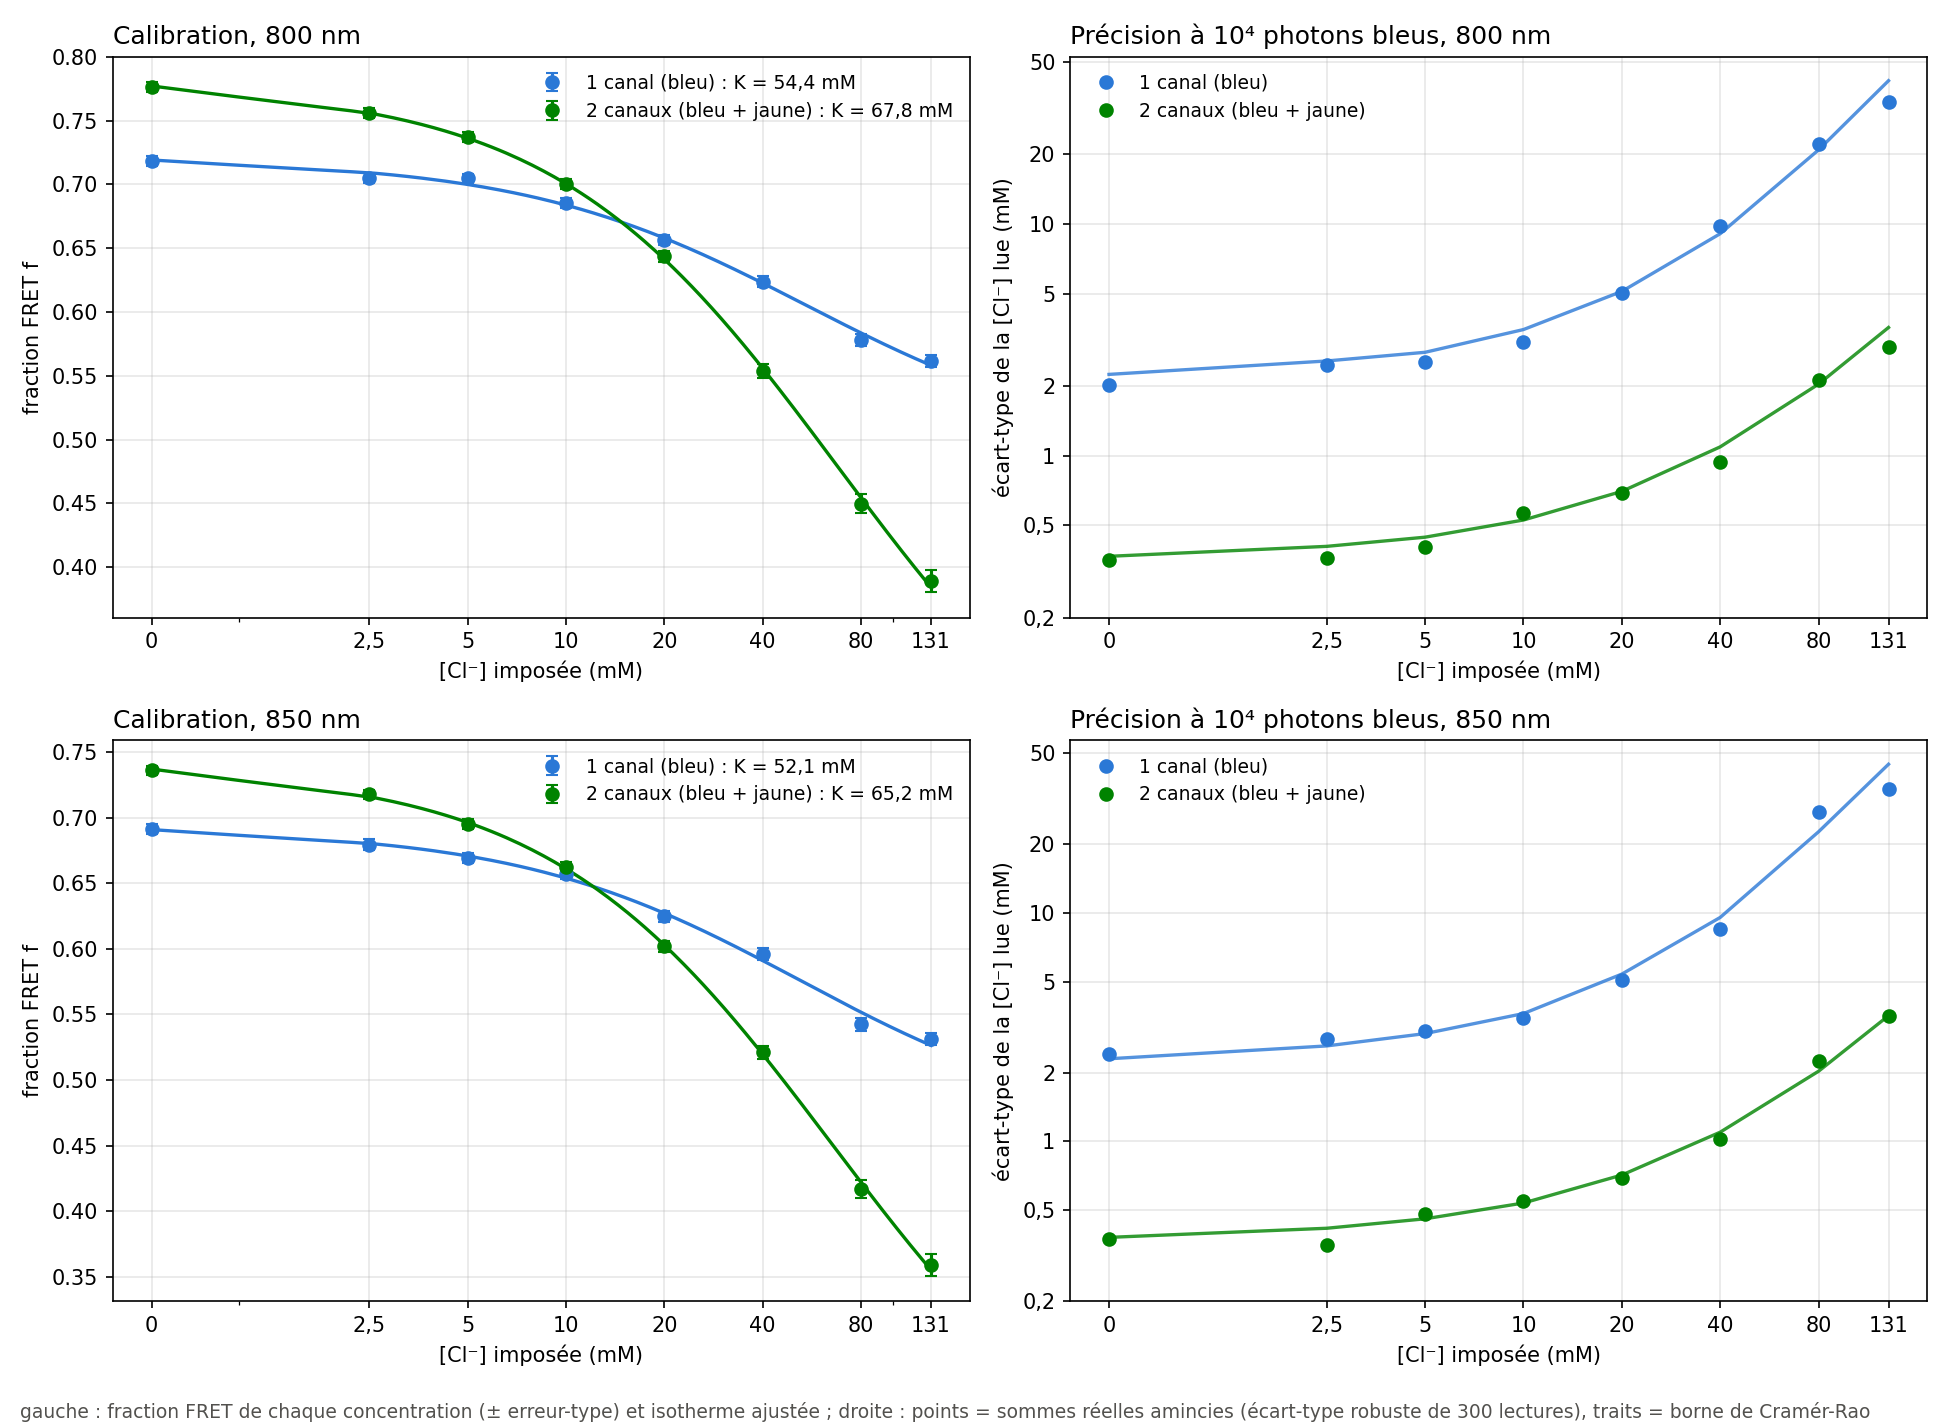

This chart was generated by the following Python code:
#!/usr/bin/env python3
"""
calibration_f_1_vs_2_canaux.py — calibration de SCLM avec le canal bleu seul contre avec les deux canaux, modèle
de sclm_hybride.py (une population FRET, variable f), titration du 2026-10-16, 800 et 850 nm.

1 canal  : ajustement des 8 déclins bleus seuls, τ1 et τD communs ; f, amplitude, fond et décalage par concentration :
               bleu = A [ f e^{-t/τ1} + (1 - f) e^{-t/τD} ] ⊗ IRF + fond
2 canaux : l'ajustement conjoint de sclm_hybride.fit_joint, même amplitude A dans les deux canaux :
               bleu  = A [ f e^{-t/τ1} + (1 - f) e^{-t/τD} ]
               jaune = A [ λ·donneur(t) + G f k (e^{-t/τ1} ⊛ e^{-t/τA}) + (k1 f + k0) e^{-t/τA} ],  k = 1/τ1 - 1/τD
Pour chacune : isotherme f(c) = fmin + (fmax - fmin)/(1 + c/K) sur les 8 fractions.

Mesure de [Cl⁻] : chaque somme (10 acquisitions) est amincie à N photons bleus (le jaune suit) ; f est lu avec les
constantes de sa calibration (maximum de vraisemblance de Poisson, amplitude libre, fond et décalage connus) puis
converti par son isotherme (valeurs négatives gardées). Écart-type robuste des lectures, borne de Cramér-Rao, écart
de la somme complète à l'isotherme.

(Recréé le 2026-11-24 : calibration_1_vs_2_canaux.py a depuis été réécrit pour le modèle α, β.)

Usage : python calibration_f_1_vs_2_canaux.py [--N 1e4] [--tirages 300]
Sorties : calibration_f_1_vs_2_canaux.png, calibration_f_1_vs_2_canaux_<λ>nm.csv, calibration_f_1_vs_2_canaux_parametres.csv
"""
import argparse
import os
import sys
sys.path.insert(0, os.path.dirname(os.path.abspath(__file__)))
import numpy as np
import pandas as pd
from scipy.optimize import least_squares, curve_fit
from scipy.optimize._numdiff import approx_derivative
import matplotlib
matplotlib.use('Agg')
import matplotlib.pyplot as plt

from sclm_hybride import load, fit_irf, fit_joint, Fine, CONC, Params, dev_resid, isotherm
from comparaison_canaux import bases, lire

COUL = {"1": "#2a78d6", "2": "#008300"}
NOM = {"1": "1 canal (bleu)", "2": "2 canaux (bleu + jaune)"}
BASE = 'calibration_f_1_vs_2_canaux'


def fit_bleu(d, irfp):
    """Calibration sur le canal bleu seul : τ1, τD communs ; décalage, amplitude, f et fond par concentration."""
    E = Fine(d['T'], d['NB'])
    NC = len(CONC)
    P = Params()
    P.add('t1', 0.5, 0.02, 3.0); P.add('tD', 3.75, 2.5, 6.0)            # mêmes bornes que l'ajustement conjoint
    for c in range(NC):
        P.add(f's1_{c}', 0.0, -0.3, 0.3); P.add(f'A{c}', d['B'][c].max() / d['DT'], 0, np.inf)
        P.add(f'f1_{c}', 0.4, 0, 1); P.add(f'bgB{c}', 300.0, 0, np.inf)
    w = d['win'][1]

    def resid(v):
        p = P.unpack(v)
        out = []
        for c in range(NC):
            E.set_irf(E.irf(irfp[1]['mu'] + p[f's1_{c}'], irfp[1]['sig'], irfp[1]['weights'], irfp[1]['taus']))
            m = p[f'A{c}'] * (p[f'f1_{c}'] * E.conv_exp(p['t1']) + (1 - p[f'f1_{c}']) * E.conv_exp(p['tD'])) + p[f'bgB{c}']
            out.append(dev_resid(d['B'][c][w], m[w]))
        return np.concatenate(out)
    r = least_squares(resid, P.start, bounds=P.bounds, x_scale='jac', max_nfev=20000, xtol=1e-14, ftol=1e-14, gtol=1e-12)
    dev = float(np.sum(r.fun ** 2)); dof = w.sum() * NC - len(r.x)
    J = approx_derivative(resid, r.x, method='3-point', bounds=P.bounds)
    cov = np.linalg.pinv(J.T @ J) * dev / dof
    return dict(P=P, x=r.x, p=P.unpack(r.x), cov=cov, dev=dev, dof=int(dof))


def isotherme_de(R):
    idx = {n: i for i, n in enumerate(R['P'].names)}
    f = np.array([R['p'][f'f1_{c}'] for c in range(len(CONC))])
    s = np.array([np.sqrt(R['cov'][idx[f'f1_{c}'], idx[f'f1_{c}']]) for c in range(len(CONC))])
    pp, cc = curve_fit(isotherm, CONC, f, p0=[f[0], 0.0, 60], sigma=s, bounds=([0, -0.5, 1], [1, 1, 1e4]))
    return dict(f=f, se=s, fmax=pp[0], fmin=pp[1], K=pp[2], se_K=float(np.sqrt(cc[2, 2])))


def main():
    ap = argparse.ArgumentParser()
    ap.add_argument('--N', type=float, default=1e4, help='photons bleus par acquisition')
    ap.add_argument('--tirages', type=int, default=300)
    a = ap.parse_args()
    ici = os.path.dirname(os.path.abspath(__file__))
    rng = np.random.default_rng(20261124)
    res, params, isos = {}, [], {}
    for lam in (800, 850):
        d = load(os.path.join(ici, f'irf_bruts_purs_{lam}nm.csv'))
        irfp = {1: fit_irf(d, 1, 2), 2: fit_irf(d, 2, 3)}
        w = d['win'][1]
        cal = {"1": fit_bleu(d, irfp), "2": fit_joint(d, irfp)}
        isos[lam] = {k: isotherme_de(R) for k, R in cal.items()}
        for k, R in cal.items():
            p, iso = R['p'], isos[lam][k]
            params.append(dict(longueur_onde=lam, calibration=NOM[k], tau1_ns=p['t1'], tauD_ns=p['tD'],
                               deviance_par_ddl=R['dev'] / R['dof'], f_0mM=iso['f'][0], f_131mM=iso['f'][-1],
                               fmax=iso['fmax'], fmin=iso['fmin'], K_mM=iso['K'], K_erreur_type=iso['se_K']))
            print(f"{lam} nm, {NOM[k]:24s} : τ1 = {p['t1']:.3f}, τD = {p['tD']:.3f} ns, déviance/ddl {R['dev'] / R['dof']:.1f} ; "
                  f"f {iso['f'][0]:.3f} → {iso['f'][-1]:.3f}, K = {iso['K']:.1f} ± {iso['se_K']:.1f} mM")
        lignes = []
        for ic, c in enumerate(CONC):
            yB, yY = d['B'][ic][w], d['Y'][ic][w]
            q = a.N / yB.sum()
            tirages = [(rng.binomial(yB.astype(np.int64), q).astype(float), rng.binomial(yY.astype(np.int64), q).astype(float))
                       for _ in range(a.tirages)]
            for k, R in cal.items():
                p, iso = dict(R['p']), isos[lam][k]
                if k == "1":                               # le jaune n'est pas lu : constantes jaunes sans effet
                    p.update(tA=3.0, lam=0.0, G=0.0, k1=0.0, k0=0.0, **{f's2_{ic}': 0.0, f'bgY{ic}': 0.0})
                b = {kk: v[w] for kk, v in bases(d, irfp, p, p[f's1_{ic}'], p[f's2_{ic}']).items()}
                bgB, bgY = np.full(w.sum(), p[f'bgB{ic}']), np.full(w.sum(), p[f'bgY{ic}'])
                lecteur = "bleu" if k == "1" else "deux"
                c_de = lambda f: iso['K'] * (iso['fmax'] - f) / (f - iso['fmin'])
                pente = (iso['fmax'] - iso['fmin']) / iso['K'] / (1 + c / iso['K']) ** 2
                ecart = c_de(lire(yB, yY, lecteur, b, bgB, bgY)) - c
                lus = np.array([c_de(lire(tB, tY, lecteur, b, q * bgB, q * bgY)) for tB, tY in tirages])
                lus = lus[np.isfinite(lus)]
                A, f0 = p[f'A{ic}'] * q, p[f'f1_{ic}']
                blocs = [(A * (b['uB'] + f0 * b['vB']) + q * bgB, np.c_[A * b['vB'], b['uB'] + f0 * b['vB']])]
                if k == "2":
                    blocs.append((A * (b['uY'] + f0 * b['vY']) + q * bgY, np.c_[A * b['vY'], b['uY'] + f0 * b['vY']]))
                I = sum((D.T / m) @ D for m, D in blocs)
                lignes.append(dict(longueur_onde=lam, cl_mM=c, calibration=NOM[k], N_bleu=a.N,
                                   ecart_type_robuste=(np.percentile(lus, 75) - np.percentile(lus, 25)) / 1.349,
                                   cramer_rao=np.sqrt(np.linalg.inv(I)[0, 0]) / pente, ecart_isotherme=ecart))
            t = pd.DataFrame(lignes[-2:]).set_index('calibration')
            print(f"   {c:5.1f} mM : " + " · ".join(f"{n} σ {t.loc[n, 'ecart_type_robuste']:.2f} (CR {t.loc[n, 'cramer_rao']:.2f}, "
                                                    f"écart {t.loc[n, 'ecart_isotherme']:+.2f})" for n in t.index))
        res[lam] = pd.DataFrame(lignes)
        res[lam].to_csv(os.path.join(ici, f'{BASE}_{lam}nm.csv'), index=False)
    pd.DataFrame(params).to_csv(os.path.join(ici, f'{BASE}_parametres.csv'), index=False)

    virg = lambda x: f'{x:g}'.replace('.', ',')
    fig, axes = plt.subplots(2, 2, figsize=(13, 9.5))
    cc = np.linspace(0, 131, 400)
    for i, lam in enumerate((800, 850)):
        ax = axes[i, 0]
        for k in ("1", "2"):
            iso = isos[lam][k]
            ax.errorbar(CONC, iso['f'], yerr=iso['se'], fmt='o', color=COUL[k], ms=6, capsize=3,
                        label=f"{NOM[k]} : K = {virg(round(iso['K'], 1))} mM")
            ax.plot(cc, isotherm(cc, iso['fmax'], iso['fmin'], iso['K']), color=COUL[k], lw=1.6)
        ax.set_xscale('symlog', linthresh=2.5, linscale=0.6)
        ax.set_xticks(CONC); ax.set_xticklabels([virg(c) for c in CONC])
        ax.set_xlabel('[Cl⁻] imposée (mM)'); ax.set_ylabel('fraction FRET f')
        ax.set_title(f'Calibration, {lam} nm', loc='left', fontsize=12)
        ax.legend(frameon=False, fontsize=9); ax.grid(True, alpha=0.3)
        ax = axes[i, 1]
        for k in ("1", "2"):
            s = res[lam][res[lam].calibration == NOM[k]]
            ax.plot(s.cl_mM, s.cramer_rao, '-', color=COUL[k], lw=1.6, alpha=0.8)
            ax.plot(s.cl_mM, s.ecart_type_robuste, 'o', color=COUL[k], ms=6, label=NOM[k])
        ax.set_xscale('symlog', linthresh=2.5, linscale=0.6); ax.set_yscale('log')
        ax.set_xticks(CONC); ax.set_xticklabels([virg(c) for c in CONC])
        yt = [0.2, 0.5, 1, 2, 5, 10, 20, 50]
        ax.set_yticks(yt); ax.set_yticklabels([virg(v) for v in yt]); ax.minorticks_off()
        ax.set_xlabel('[Cl⁻] imposée (mM)'); ax.set_ylabel('écart-type de la [Cl⁻] lue (mM)')
        ax.set_title(f'Précision à 10⁴ photons bleus, {lam} nm', loc='left', fontsize=12)
        ax.legend(frameon=False, fontsize=9); ax.grid(True, alpha=0.3)
    fig.text(0.01, 0.005, "gauche : fraction FRET de chaque concentration (± erreur-type) et isotherme ajustée ; droite : points = "
             "sommes réelles amincies (écart-type robuste de 300 lectures), traits = borne de Cramér-Rao", fontsize=9, color='#52514e')
    fig.tight_layout(rect=(0, 0.025, 1, 1))
    fig.savefig(os.path.join(ici, f'{BASE}.png'), dpi=150)
    print(f'Figure écrite : {BASE}.png')


if __name__ == '__main__':
    main()
